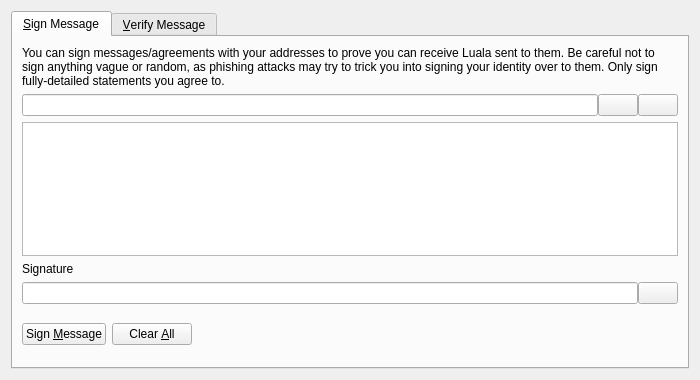
<?xml version="1.0" encoding="UTF-8"?>
<ui version="4.0">
 <class>SignVerifyMessageDialog</class>
 <widget class="QDialog" name="SignVerifyMessageDialog">
  <property name="geometry">
   <rect>
    <x>0</x>
    <y>0</y>
    <width>700</width>
    <height>380</height>
   </rect>
  </property>
  <property name="windowTitle">
   <string>Signatures - Sign / Verify a Message</string>
  </property>
  <property name="modal">
   <bool>true</bool>
  </property>
  <layout class="QVBoxLayout" name="verticalLayout">
   <item>
    <widget class="QTabWidget" name="tabWidget">
     <property name="currentIndex">
      <number>0</number>
     </property>
     <widget class="QWidget" name="tabSignMessage">
      <attribute name="title">
       <string>&amp;Sign Message</string>
      </attribute>
      <layout class="QVBoxLayout" name="verticalLayout_SM">
       <item>
        <widget class="QLabel" name="infoLabel_SM">
         <property name="text">
          <string>You can sign messages/agreements with your addresses to prove you can receive Luala sent to them. Be careful not to sign anything vague or random, as phishing attacks may try to trick you into signing your identity over to them. Only sign fully-detailed statements you agree to.</string>
         </property>
         <property name="textFormat">
          <enum>Qt::PlainText</enum>
         </property>
         <property name="wordWrap">
          <bool>true</bool>
         </property>
        </widget>
       </item>
       <item>
        <layout class="QHBoxLayout" name="horizontalLayout_1_SM">
         <property name="spacing">
          <number>0</number>
         </property>
         <item>
          <widget class="QValidatedLineEdit" name="addressIn_SM">
           <property name="toolTip">
            <string>The Luala address to sign the message with</string>
           </property>
          </widget>
         </item>
         <item>
          <widget class="QPushButton" name="addressBookButton_SM">
           <property name="toolTip">
            <string>Choose previously used address</string>
           </property>
           <property name="text">
            <string/>
           </property>
           <property name="shortcut">
            <string>Alt+A</string>
           </property>
           <property name="autoDefault">
            <bool>false</bool>
           </property>
          </widget>
         </item>
         <item>
          <widget class="QPushButton" name="pasteButton_SM">
           <property name="toolTip">
            <string>Paste address from clipboard</string>
           </property>
           <property name="text">
            <string/>
           </property>
           <property name="shortcut">
            <string>Alt+P</string>
           </property>
           <property name="autoDefault">
            <bool>false</bool>
           </property>
          </widget>
         </item>
        </layout>
       </item>
       <item>
        <widget class="QPlainTextEdit" name="messageIn_SM">
         <property name="toolTip">
          <string>Enter the message you want to sign here</string>
         </property>
        </widget>
       </item>
       <item>
        <widget class="QLabel" name="signatureLabel_SM">
         <property name="text">
          <string>Signature</string>
         </property>
         <property name="textFormat">
          <enum>Qt::PlainText</enum>
         </property>
        </widget>
       </item>
       <item>
        <layout class="QHBoxLayout" name="horizontalLayout_2_SM">
         <property name="spacing">
          <number>0</number>
         </property>
         <item>
          <widget class="QLineEdit" name="signatureOut_SM">
           <property name="font">
            <font>
             <italic>true</italic>
            </font>
           </property>
           <property name="readOnly">
            <bool>true</bool>
           </property>
          </widget>
         </item>
         <item>
          <widget class="QPushButton" name="copySignatureButton_SM">
           <property name="toolTip">
            <string>Copy the current signature to the system clipboard</string>
           </property>
           <property name="text">
            <string/>
           </property>
           <property name="autoDefault">
            <bool>false</bool>
           </property>
          </widget>
         </item>
        </layout>
       </item>
       <item>
        <layout class="QHBoxLayout" name="horizontalLayout_3_SM">
         <item>
          <widget class="QPushButton" name="signMessageButton_SM">
           <property name="toolTip">
            <string>Sign the message to prove you own this Luala address</string>
           </property>
           <property name="text">
            <string>Sign &amp;Message</string>
           </property>
           <property name="autoDefault">
            <bool>false</bool>
           </property>
          </widget>
         </item>
         <item>
          <widget class="QPushButton" name="clearButton_SM">
           <property name="toolTip">
            <string>Reset all sign message fields</string>
           </property>
           <property name="text">
            <string>Clear &amp;All</string>
           </property>
           <property name="autoDefault">
            <bool>false</bool>
           </property>
          </widget>
         </item>
         <item>
          <spacer name="horizontalSpacer_1_SM">
           <property name="orientation">
            <enum>Qt::Horizontal</enum>
           </property>
           <property name="sizeHint" stdset="0">
            <size>
             <width>40</width>
             <height>48</height>
            </size>
           </property>
          </spacer>
         </item>
         <item>
          <widget class="QLabel" name="statusLabel_SM">
           <property name="font">
            <font>
             <weight>75</weight>
             <bold>true</bold>
            </font>
           </property>
           <property name="text">
            <string/>
           </property>
           <property name="wordWrap">
            <bool>true</bool>
           </property>
          </widget>
         </item>
         <item>
          <spacer name="horizontalSpacer_2_SM">
           <property name="orientation">
            <enum>Qt::Horizontal</enum>
           </property>
           <property name="sizeHint" stdset="0">
            <size>
             <width>40</width>
             <height>48</height>
            </size>
           </property>
          </spacer>
         </item>
        </layout>
       </item>
      </layout>
     </widget>
     <widget class="QWidget" name="tabVerifyMessage">
      <attribute name="title">
       <string>&amp;Verify Message</string>
      </attribute>
      <layout class="QVBoxLayout" name="verticalLayout_VM">
       <item>
        <widget class="QLabel" name="infoLabel_VM">
         <property name="text">
          <string>Enter the receiver's address, message (ensure you copy line breaks, spaces, tabs, etc. exactly) and signature below to verify the message. Be careful not to read more into the signature than what is in the signed message itself, to avoid being tricked by a man-in-the-middle attack. Note that this only proves the signing party receives with the address, it cannot prove sendership of any transaction!</string>
         </property>
         <property name="textFormat">
          <enum>Qt::PlainText</enum>
         </property>
         <property name="alignment">
          <set>Qt::AlignLeading|Qt::AlignLeft|Qt::AlignTop</set>
         </property>
         <property name="wordWrap">
          <bool>true</bool>
         </property>
        </widget>
       </item>
       <item>
        <layout class="QHBoxLayout" name="horizontalLayout_1_VM">
         <property name="spacing">
          <number>0</number>
         </property>
         <item>
          <widget class="QValidatedLineEdit" name="addressIn_VM">
           <property name="toolTip">
            <string>The Luala address the message was signed with</string>
           </property>
          </widget>
         </item>
         <item>
          <widget class="QPushButton" name="addressBookButton_VM">
           <property name="toolTip">
            <string>Choose previously used address</string>
           </property>
           <property name="text">
            <string/>
           </property>
           <property name="shortcut">
            <string>Alt+A</string>
           </property>
           <property name="autoDefault">
            <bool>false</bool>
           </property>
          </widget>
         </item>
        </layout>
       </item>
       <item>
        <widget class="QPlainTextEdit" name="messageIn_VM"/>
       </item>
       <item>
        <widget class="QValidatedLineEdit" name="signatureIn_VM"/>
       </item>
       <item>
        <layout class="QHBoxLayout" name="horizontalLayout_2_VM">
         <item>
          <widget class="QPushButton" name="verifyMessageButton_VM">
           <property name="toolTip">
            <string>Verify the message to ensure it was signed with the specified Luala address</string>
           </property>
           <property name="text">
            <string>Verify &amp;Message</string>
           </property>
           <property name="autoDefault">
            <bool>false</bool>
           </property>
          </widget>
         </item>
         <item>
          <widget class="QPushButton" name="clearButton_VM">
           <property name="toolTip">
            <string>Reset all verify message fields</string>
           </property>
           <property name="text">
            <string>Clear &amp;All</string>
           </property>
           <property name="autoDefault">
            <bool>false</bool>
           </property>
          </widget>
         </item>
         <item>
          <spacer name="horizontalSpacer_1_VM">
           <property name="orientation">
            <enum>Qt::Horizontal</enum>
           </property>
           <property name="sizeHint" stdset="0">
            <size>
             <width>40</width>
             <height>48</height>
            </size>
           </property>
          </spacer>
         </item>
         <item>
          <widget class="QLabel" name="statusLabel_VM">
           <property name="font">
            <font>
             <weight>75</weight>
             <bold>true</bold>
            </font>
           </property>
           <property name="text">
            <string/>
           </property>
           <property name="wordWrap">
            <bool>true</bool>
           </property>
          </widget>
         </item>
         <item>
          <spacer name="horizontalSpacer_2_VM">
           <property name="orientation">
            <enum>Qt::Horizontal</enum>
           </property>
           <property name="sizeHint" stdset="0">
            <size>
             <width>40</width>
             <height>48</height>
            </size>
           </property>
          </spacer>
         </item>
        </layout>
       </item>
      </layout>
     </widget>
    </widget>
   </item>
  </layout>
 </widget>
 <customwidgets>
  <customwidget>
   <class>QValidatedLineEdit</class>
   <extends>QLineEdit</extends>
   <header>qvalidatedlineedit.h</header>
  </customwidget>
 </customwidgets>
 <resources>
  <include location="../luala.qrc"/>
 </resources>
 <connections/>
</ui>
